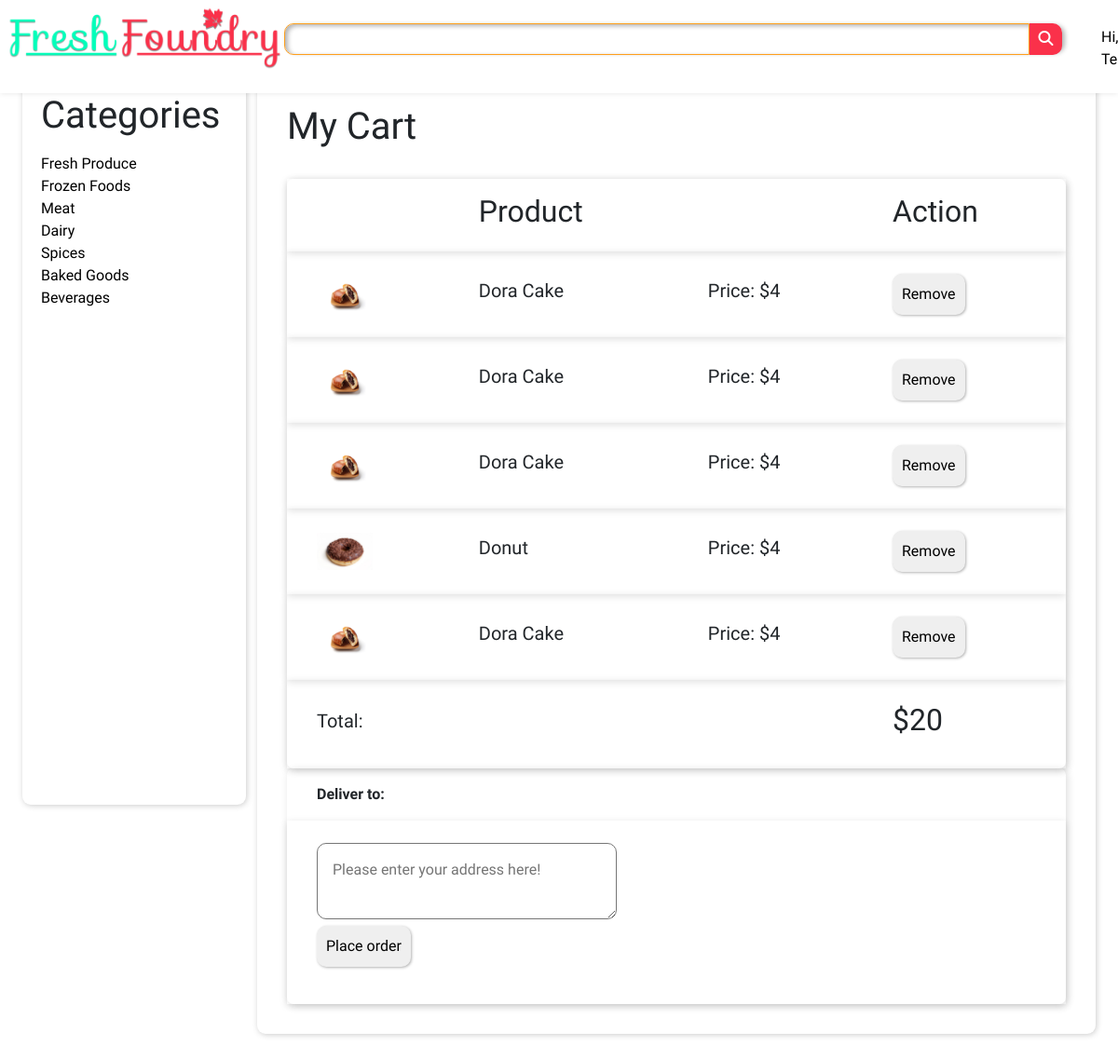
The page /users/chulbul.php (signed in) on the database its author committed.
### tables this page shows
CREATE TABLE `test1` (
  `sr_no` int(11) NOT NULL,
  `good_name` varchar(64) DEFAULT NULL,
  `good_price` int(11) DEFAULT NULL,
  `good_image` varchar(255) DEFAULT NULL
);

### users/chulbul.php (the view, shortened to what this page needs)
<!DOCTYPE html>
<html lang="en">
<head>
    <link rel="stylesheet" href="../Style/admin_style.css">
    <link rel="stylesheet" href="../Style/style.css">
    <link rel="stylesheet" href="https://cdn.jsdelivr.net/npm/bootstrap@5.1.3/dist/css/bootstrap.min.css">
</head>
<body>
    <header>
        <div class="logo">
            <a href="../indexloggedin.php"><img src="../Assets/Images/FreshLogo0.3.png" alt=""></a>
        </div>
        <div class="shadow-box">
            <div class="searchbar">
                <input type="text">
                <a href="#"><button><i class="fas fa-search"></i></button></a>
            </div>
        </div>
        <div class="nav">
            <nav class="navbar">
                <ul>
                    <li><a href="#">Hi, <?php echo ucfirst($_COOKIE['user_cookie']);?></a></li>
                </ul>
            </nav>
        </div>
    </header>
    <main>
        <div class="dashboard">
            <h1 class="dashhead">
            <a>Categories</a>
            </h1>
                <div class="accordion-body" style="text-decoration:none;">
                    <a  href="./fresh.php">Fresh Produce</a><br/>
                    <a href="./frozen.php">Frozen Foods</a><br/>
                    <a href="./meat.php">Meat</a><br/>
                    <a href="./dairy.php">Dairy</a><br/>
                    <a href="./spices.php">Spices</a><br/>
                    <a href="./baked.php">Baked Goods</a><br/>
                    <a href="./beverages.php">Beverages </a><br/>
                </div>
        </div>
        <div class="adminops">
            <div class="productpageitems">
<?php
$dsn = 'mysql:host=localhost;dbname=freshfoundry';
$username = 'root';
$password = '';
try {
    $db = new PDO($dsn,$username,$password);
} catch (PDOException $e) {
    $error_message = $e->getMessage();
    echo $error_message;
    exit();
}
if($_COOKIE["user_cookie"]) {
$cart_user = $_COOKIE["user_cookie"];
$stmt = $db->prepare("SELECT * FROM $cart_user");
    $stmt->execute();
    $data = $stmt->fetchAll(PDO::FETCH_ASSOC);
    echo '<div style="width:100%"><h1 style="margin-bottom:2rem">My Cart</h1><table style="border-radius:7px; "><form action="removeitem.php" method="POST"><th></th><th><h2>Product</h2></th><th></th><th><h2>Action</h2></th>';
    foreach ($data as $row) {
        echo '<tr >'.
        '<td><img style="height:40px;" src="../uploads/'. $row['good_image'].'"></td>
        <td><h5>'.$row['good_name']."</h5></td>
        <td><h5>Price: $".$row['good_price'].'</h5></td>
        <td><input value="'. $row['sr_no'].'" name="sr_no" type="hidden"><input style="padding: 10px;border-radius:10px;border: none; box-shadow: 1px 1px 3px rgba(0,0,0,0.3)" type="submit" name="submit" value="Remove"/></td></tr>';
    }
    $stmt = $db->prepare("SELECT SUM(good_price) as totalPrice FROM $cart_user");
    $stmt->execute();
    $data = $stmt->fetchAll(PDO::FETCH_ASSOC);
    foreach ($data as $row) {
    echo '<tr><td><h5>Total:</h5></td><td></td><td></td><td><h2>$'.$row['totalPrice']."</h2></td></tr>";
    }
    echo '</form></table><table  ><tr style="box-shadow:none !important;"><th style="box-shadow:none !important;"><form action="pewpew.php" method="POST"> <label>Deliver to:</label></th></tr><tr><td><textarea style=\'border-radius:10px;border:1 px solid light-grey;padding: 1em;\' cols=\'30\' placeholder=\'Please enter your address here!\' name="user_address"></textarea><div><input name="submit" style="margin-bottom: 1rem; padding: 10px;border-radius:10px;border:none;box-shadow: 1px 1px 3px rgba(0,0,0,0.3)" type="submit" value="Place order"></div></td></tr></form></table></div>' ;
    }
else {
    header('location:../login.php');
}
?>
</div>
</div>
</body>
</html>

### Style/admin_style.css (style rules this page uses)
body { background-color: var(--g-whitebg); height: 100vh; width: 100vw; }
main { display: grid; grid-template-areas: "sidebar ops ops"; }
.dashboard { grid-area: "sidebar"; width: 20vw; height: 98vh; background-color: var(--white); border-radius: 9px; margin-left: 2vw; margin-top: 10vh; box-shadow: var(--shadowbright); }
.dashhead { padding-left: 20px; padding-top: 20px; margin-bottom: 0; font-family: var(--red-hat-display); }
.accordion-body > a { cursor: pointer; }
.adminops { grid-area: "ops"; width: 75vw; height: fit-content; min-height: 98vh; margin-bottom: 10vh; background-color: var(--white); border-radius: 9px; margin-top: 10vh; box-shadow: var(--shadowbright); padding: 2rem !important; }
.dashhead a { text-decoration: none ; color: black ; }

### Style/style.css (style rules this page uses)
* { box-sizing: border-box; margin: 0; padding: 0; font-family: var(--comfortaa); }
body { background-color: var(--g-whitebg); overflow-x: hidden; }
header { width: 100%; box-shadow: .1px 0.1px 6px var(--black-01); background-color: var(--white); position: fixed; display: flex; justify-content: space-evenly; z-index: 999; }
.logo img { width: 300px; height: 72px; }
.logo { margin-top: 5px; margin-left: 5px; width: 300px; height: auto; }
.searchbar { display: flex; padding: 0px; }
.searchbar a { text-decoration: none; }
.searchbar button { border-radius: 0px 10px 10px 0px; border-color: transparent; width: 35px; height: 34px; background-color: var(--logo-red); }
.searchbar i { color: var(--white); }
.shadow-box { background-size: fit-content; border-radius: 10px; box-shadow: 3px 2px 5px rgba(0, 0, 0, 0.3); padding: 0px; margin-top: 25px; height: 3.7vh; }
@media screen and (min-width: 1080px) { .searchbar input { border: 1px solid var(--outlines); border-radius: 10px 0px 0px 10px; box-shadow: inset 3px 2px 5px rgba(0, 0, 0, 0.3); width: 800px; height: 30px; padding: 1em; } }
.navbar { margin-top: 20px; }
.navbar ul { display: flex; justify-content: flex-end; }
.navbar ul li { padding: 0 10px; list-style-type: none; }
.navbar a { text-decoration: none; color: black; }
.productpageitems { display: flex; flex-direction: row; }
.accordion-body > a { text-decoration: none; color: black; }
table { border-radius:7px; box-shadow:2px 2px 8px rgba(0, 0, 0, 0.137); padding: 2rem; width: 100%; }
td { padding-left: 2rem; padding-right: 2rem; padding-top: 1.5rem; padding-bottom: 1.5rem; }
th { padding-left: 2rem; padding-right: 2rem; padding-top: 1rem; padding-bottom: 1rem; }
tr { padding-left: 2rem; padding-right: 2rem; padding-top: 1rem; padding-bottom: 2rem; box-shadow: 0px 2px 8px rgba(0, 0, 0, 0.13); }

### Style/variables.css (style rules this page uses)
* { --g-whitebg : #f6f6f6; --white : #ffffff; --black : #000000; --black-01 : rgba(0, 0, 0, 0.1); --outlines : #ff9f1c; --logo-green : #01ffba; --logo-red : #fa314a; --red : #fa314a; --shadowdeep: 2px 2px 6px #00000034; --shadowbright: 1px 1px 6px #00000034; }

### rows shown on the page
test1: good_image (picture), good_name "Dora Cake", good_price "4"
test1: good_image (picture), good_name "Dora Cake", good_price "4"
test1: good_image (picture), good_name "Dora Cake", good_price "4"
test1: good_image (picture), good_name "Donut", good_price "4"
test1: good_image (picture), good_name "Dora Cake", good_price "4"

### other values the page prints
$row['totalPrice'] "20"
